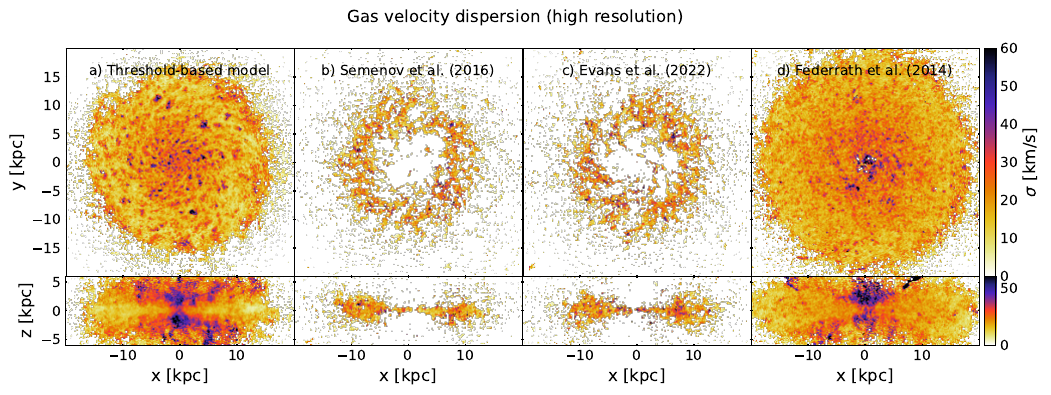

Write the Python code that produced this figure.
import pynbody
import matplotlib.pyplot as plt
from matplotlib import transforms
import numpy as np
from mpl_toolkits.axes_grid1 import make_axes_locatable
import matplotlib.gridspec as gd
from matplotlib import transforms
from pynbody import units
import pynbody.filt as f
import glob

plt.rc('axes', linewidth=0.5)
plt.rcParams['xtick.direction'] = 'in'
plt.rcParams['xtick.top'] = True
plt.rcParams['ytick.direction'] = 'in'
plt.rcParams['ytick.right'] = True
plt.rcParams['xtick.major.size'] = 1
plt.rcParams['xtick.major.width'] = 1
plt.rcParams['xtick.minor.size'] = 0.5
plt.rcParams['xtick.minor.width'] = 0.5
plt.rcParams['ytick.major.size'] = 1
plt.rcParams['ytick.major.width'] = 1
plt.rcParams['ytick.minor.size'] = 0.5
plt.rcParams['ytick.minor.width'] = 0.5
plt.rcParams['axes.edgecolor'] = 'k'#'gray'
#plt.rcParams['axes.grid'] = True
#plt.rcParams['grid.color'] = 'lightgray'
#plt.rcParams['grid.linestyle'] = 'dashed' #dashes=(5, 1)
#plt.rcParams['lines.dashed_pattern'] = 10, 3
#plt.rcParams['grid.linewidth'] = 0.5
#plt.rcParams['axes.facecolor'] = 'whitesmoke'
plt.rcParams['axes.axisbelow'] = True
plt.rcParams['legend.fancybox'] = True
plt.rcParams['legend.frameon'] = True
plt.rcParams['legend.shadow'] = False
plt.rcParams['legend.edgecolor'] = 'darkgray'
plt.rcParams['patch.linewidth'] = 0.5

key = []
x = []
y = []

def load_sim_faceon(mod):
    s = pynbody.load('../high'+'_'+mod+'_iso/' + 'high.01000')
    pynbody.analysis.angmom.faceon(s)
    s.physical_units()
    key.append(s.g['v_disp'])
    x.append(s.g['x'])
    y.append(s.g['y'])

def load_sim_sideon(mod):
    s = pynbody.load('../high'+'_'+mod+'_iso/' + 'high.01000')
    pynbody.analysis.angmom.sideon(s)
    s.physical_units()
    key.append(s.g['v_disp'])
    x.append(s.g['x'])
    y.append(s.g['y'])


model = ['master', 'semenov', 'evans', 'federrath']
for m in model:
    load_sim_faceon(m)
for m in model:    
    load_sim_sideon(m)

# Titel immer zu bearbeiten
titlelist = [r'a) Threshold-based model', r'b) Semenov et al. (2016)', r'c) Evans et al. (2022)', r'd) Federrath et al. (2014)', '', '', '', '']

fig = plt.figure(figsize = (12, 3.85))
gs0 = gd.GridSpec(2, 4, height_ratios = [1, 0.3], width_ratios = [1, 1, 1, 1.07])
gs0.update(hspace=0.00, wspace=0.00)

for n in range(8):
    # face-on
    if (n<4):
        ax = fig.add_subplot(gs0[n])
        hist, xbin, ybin = np.histogram2d(x[n], y[n], weights=key[n], bins=600, range = ((-50, 50), (-50,50)))
        im = ax.imshow(hist, extent=(-50,50,-50,50), cmap='CMRmap_r')# vmin = 0, vmax = 8)
        ax.set_xlim(-19.99, 19.99)
        ax.set_ylim(-19.99, 19.99)
        ax.text(0.5, 0.88, titlelist[n], horizontalalignment='center', transform=ax.transAxes)
        ax.set_xticklabels([])
        if (n == 3):
            divider = make_axes_locatable(ax)
            cax = divider.append_axes('right', size = '5%', pad = 0.05)
            fig.colorbar(im, cax = cax, orientation='vertical').set_label(label = r'$\sigma$ [km/s]', size=12)
        if (n == 0):
            ax.set_ylabel('y [kpc]', fontsize = 12)

        else:
            ax.set_yticklabels([])

    # side-on
    if (n>3): 
        ax = fig.add_subplot(gs0[n])
        base = plt.gca().transData
        rot = transforms.Affine2D().rotate_deg(90)
        hist, xbin, ybin = np.histogram2d(x[n], y[n],weights=key[n], bins=600, range = ((-50, 50), (-50,50)))
        im = ax.imshow(hist, extent=(-50,50,-50,50), cmap='CMRmap_r', transform = rot+base)#, vmin = 0, vmax = 8)
        ax.set_aspect(1./ax.get_data_ratio())
        ax.set_xlim(-19.99, 19.99)
        ax.set_ylim(-5.99, 5.99)
        ax.set_xlabel('x [kpc]', fontsize = 12)        
        if (n == 7):
            divider = make_axes_locatable(ax)
            cax = divider.append_axes('right', size = '5%', pad = 0.05)
            fig.colorbar(im, cax = cax, orientation='vertical')

        if (n == 4):    
            ax.set_ylabel('z [kpc]', fontsize = 12)
        
        else:
            ax.set_yticklabels([])


fig.suptitle('Gas velocity dispersion (high resolution)')
plt.savefig('vdisp_all_high.pdf', bbox_inches='tight')
plt.clf()

